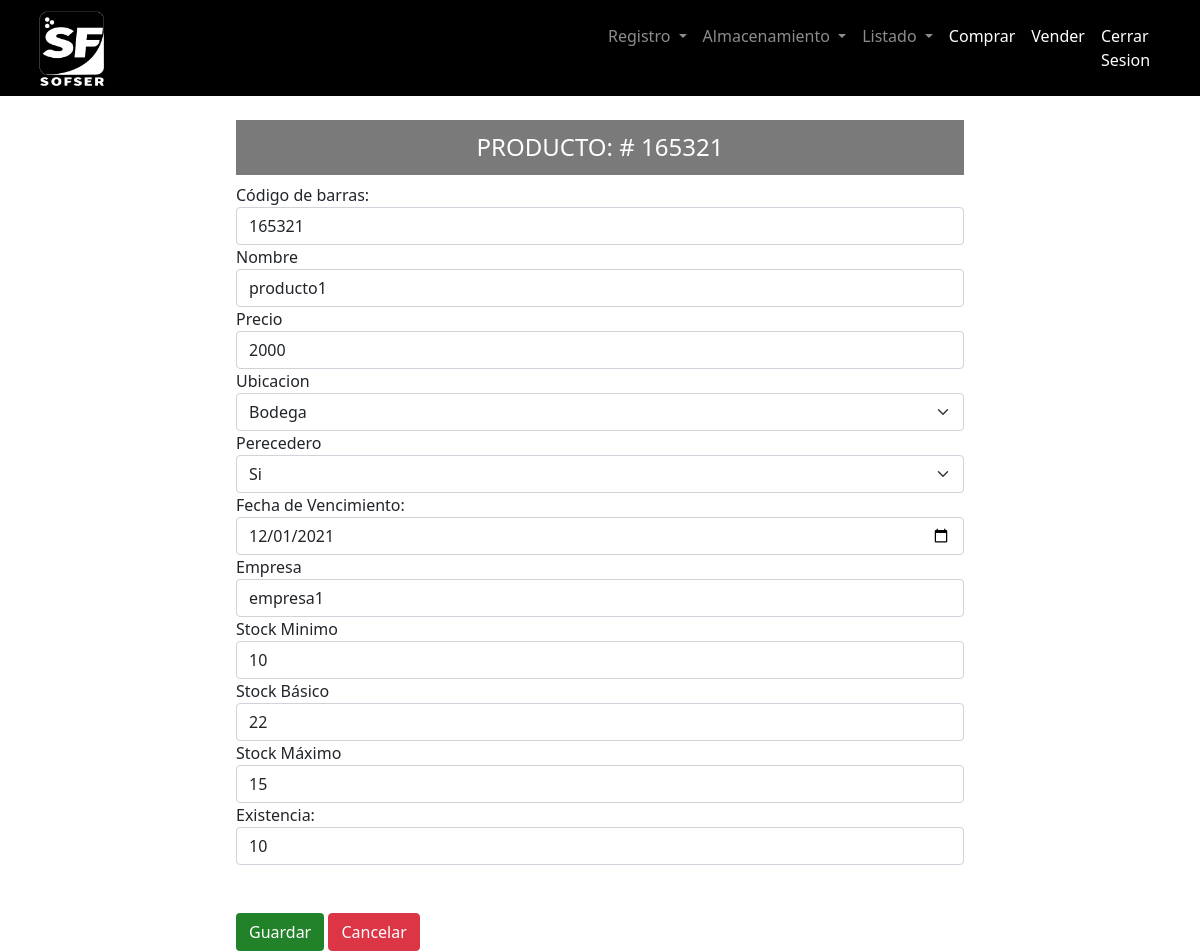
Screenshot of /view/Bodega/update.php?id=13 (signed in) with the database file from the repository.
### tables this page shows
CREATE TABLE `producto` (
  `idProducto` bigint(20) NOT NULL AUTO_INCREMENT,
  `nombre` varchar(300) NOT NULL,
  `codigoBarras` varchar(30) NOT NULL,
  `precio` bigint(10) NOT NULL,
  `ubicacion` varchar(30) NOT NULL,
  `perecedero` varchar(20) NOT NULL,
  `empresa` varchar(300) NOT NULL,
  `fechaEntrada` date DEFAULT NULL,
  `fechaVencimiento` date NOT NULL,
  `existencia` bigint(11) NOT NULL,
  `stockMinimo` bigint(11) NOT NULL,
  `stockBasico` bigint(11) NOT NULL,
  `stockMaximo` bigint(11) NOT NULL,
  PRIMARY KEY (`idProducto`)
);

### View/Bodega/update.php (the view, shortened to what this page needs)
<!DOCTYPE html>
<html id="prueba">
<?php
include_once '../../Resource/Header/Header_Index2.php';
include_once '../../Resource/Header/Menu_Nav2.php';
require '../../Model/base_de_datos.php';
?>
<?php
$id = $_GET["id"];
$sentencia = $base_de_datos->prepare("SELECT * FROM producto WHERE idProducto = ?;");
$sentencia->execute([$id]);
$producto = $sentencia->fetch(PDO::FETCH_OBJ);
?>
<body style="background-color: #fff;">
    <div class="container-fluid">
        <div class="row">
            <div class="col">
                <br>
            </div>
        </div>
        <div class="row">
            <div class="col-2">
            </div>
            <div class="col-8">
                <div class="container-fluid" style="height: 80%;">
                    <div class="col-xs-12">
                        <h4 style="background-color: #7a7a7a; color:#ffffff; padding:13px; text-align:center;">PRODUCTO: # <?php echo $producto->codigoBarras; ?></h4>
                        <form method="post" action="../../Controller/producto/update.php">
                            <label for="codigo">Código de barras:</label>
                            <input value="<?php echo $producto->codigoBarras ?>" class="form-control" name="codigo" required type="text" id="codigo">
                            <label for="precioVenta">Nombre</label>
                            <input value="<?php echo $producto->nombre ?>" class="form-control" name="nombre" required type="text" id="precioVenta">
                            <label for="precio">Precio</label>
                            <input value="<?php echo $producto->precio ?>" class="form-control" name="precio" required type="text" id="precio">
                            <label for="ubicacion">Ubicacion</label>
                            <select class="form-select" name="ubicacion" aria-label="Default select example" aria-palceholder="Seleccione">
                                <option selected value="Bodega">Bodega</option>
                            </select>
                            <label for="precio">Perecedero</label>
                            <select class="form-select" name="perecedero" aria-label="Default select example">
                                <option selected value="Si">Si</option>
                            </select>
                            <label for="fechaVencimiento">Fecha de Vencimiento:</label>
                            <input value="<?php echo $producto->fechaVencimiento ?>" class="form-control" name="fechaVencimiento" required type="date" id="fechaVencimiento">
                            <label for="registroInvima">Empresa</label>
                            <input value="<?php echo $producto->empresa ?>" class="form-control" name="empresa" required type="text" id="registroInvima">
                            <label for="registroInvima">Stock Minimo</label>
                            <input value="<?php echo $producto->stockMinimo ?>" class="form-control" name="stockMin" required type="text" id="registroInvima">
                            <label for="registroInvima">Stock Básico</label>
                            <input value="<?php echo $producto->stockBasico ?>" class="form-control" name="stockBas" required type="text" id="registroInvima">
                            <label for="registroInvima">Stock Máximo</label>
                            <input value="<?php echo $producto->stockMaximo ?>" class="form-control" name="stockMax" required type="text" id="registroInvima">
                            <label for="existencia">Existencia:</label>
                            <input value="<?php echo $producto->existencia ?>" class="form-control" name="existencia" required type="number" id="existencia">
                            <br><br><input class="btn" style="background-color:#21822A;color:#fff;" type="submit" value="Guardar">
                            <a class="btn btn-danger" href="read.php">Cancelar</a>
                        </form>
                    </div>
                </div>
            </div>
            <div class="col-2">
            </div>
        </div>
    </div>
</body>
</html>

### rows the page displays
producto: codigoBarras "165321", codigo "165321", nombre "producto1", precio "2000", fechaVencimiento "12/01/2021", empresa "empresa1", stockMin "10", stockBas "22", stockMax "15", existencia "10"
